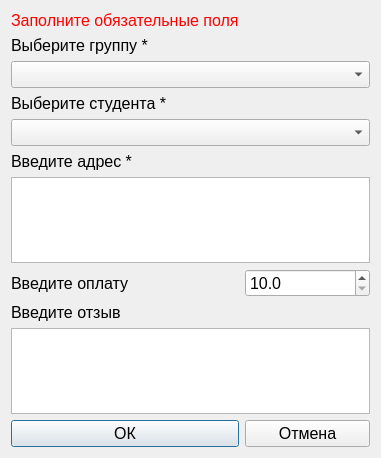
<?xml version="1.0" encoding="UTF-8"?>
<ui version="4.0">
 <class>addoredit_obchejitie</class>
 <widget class="QDialog" name="addoredit_obchejitie">
  <property name="geometry">
   <rect>
    <x>0</x>
    <y>0</y>
    <width>381</width>
    <height>458</height>
   </rect>
  </property>
  <property name="windowTitle">
   <string>добавление записи</string>
  </property>
  <layout class="QGridLayout" name="gridLayout">
   <item row="7" column="1">
    <widget class="QDoubleSpinBox" name="doubleSpinBox_oplata">
     <property name="font">
      <font>
       <pointsize>12</pointsize>
      </font>
     </property>
     <property name="decimals">
      <number>1</number>
     </property>
     <property name="minimum">
      <double>10.000000000000000</double>
     </property>
     <property name="maximum">
      <double>1000000.000000000000000</double>
     </property>
     <property name="singleStep">
      <double>10.000000000000000</double>
     </property>
    </widget>
   </item>
   <item row="0" column="0">
    <widget class="QLabel" name="label_error">
     <property name="font">
      <font>
       <pointsize>12</pointsize>
      </font>
     </property>
     <property name="styleSheet">
      <string notr="true">color:red</string>
     </property>
     <property name="text">
      <string>Заполните обязательные поля</string>
     </property>
    </widget>
   </item>
   <item row="3" column="0" colspan="2">
    <widget class="QLabel" name="label_2">
     <property name="font">
      <font>
       <pointsize>12</pointsize>
      </font>
     </property>
     <property name="text">
      <string>Выберите студента *</string>
     </property>
    </widget>
   </item>
   <item row="2" column="0" colspan="2">
    <widget class="QComboBox" name="comboBox_group">
     <property name="font">
      <font>
       <pointsize>12</pointsize>
      </font>
     </property>
    </widget>
   </item>
   <item row="5" column="0" colspan="2">
    <widget class="QLabel" name="label_3">
     <property name="font">
      <font>
       <pointsize>12</pointsize>
      </font>
     </property>
     <property name="text">
      <string>Введите адрес *</string>
     </property>
    </widget>
   </item>
   <item row="4" column="0" colspan="2">
    <widget class="QComboBox" name="comboBox_student">
     <property name="font">
      <font>
       <pointsize>12</pointsize>
      </font>
     </property>
    </widget>
   </item>
   <item row="6" column="0" colspan="2">
    <widget class="QPlainTextEdit" name="plainTextEdit_adres">
     <property name="font">
      <font>
       <pointsize>12</pointsize>
      </font>
     </property>
    </widget>
   </item>
   <item row="11" column="0">
    <widget class="QPushButton" name="pushButton_ok">
     <property name="font">
      <font>
       <pointsize>12</pointsize>
      </font>
     </property>
     <property name="text">
      <string>ОК</string>
     </property>
     <property name="icon">
      <iconset resource="../resourses.qrc">
       <normaloff>:/img/img/ok.png</normaloff>:/img/img/ok.png</iconset>
     </property>
    </widget>
   </item>
   <item row="7" column="0">
    <widget class="QLabel" name="label_6">
     <property name="font">
      <font>
       <pointsize>12</pointsize>
      </font>
     </property>
     <property name="text">
      <string>Введите оплату</string>
     </property>
    </widget>
   </item>
   <item row="11" column="1">
    <widget class="QPushButton" name="pushButton_cancel">
     <property name="font">
      <font>
       <pointsize>12</pointsize>
      </font>
     </property>
     <property name="text">
      <string>Отмена</string>
     </property>
     <property name="icon">
      <iconset resource="../resourses.qrc">
       <normaloff>:/img/img/cancel.png</normaloff>:/img/img/cancel.png</iconset>
     </property>
    </widget>
   </item>
   <item row="9" column="0" colspan="2">
    <widget class="QPlainTextEdit" name="plainTextEdit_otziv">
     <property name="font">
      <font>
       <pointsize>12</pointsize>
      </font>
     </property>
    </widget>
   </item>
   <item row="8" column="0" colspan="2">
    <widget class="QLabel" name="label_4">
     <property name="font">
      <font>
       <pointsize>12</pointsize>
      </font>
     </property>
     <property name="text">
      <string>Введите отзыв</string>
     </property>
    </widget>
   </item>
   <item row="1" column="0" colspan="2">
    <widget class="QLabel" name="label">
     <property name="font">
      <font>
       <pointsize>12</pointsize>
      </font>
     </property>
     <property name="text">
      <string>Выберите группу *</string>
     </property>
    </widget>
   </item>
  </layout>
 </widget>
 <resources>
  <include location="../resourses.qrc"/>
 </resources>
 <connections/>
</ui>
